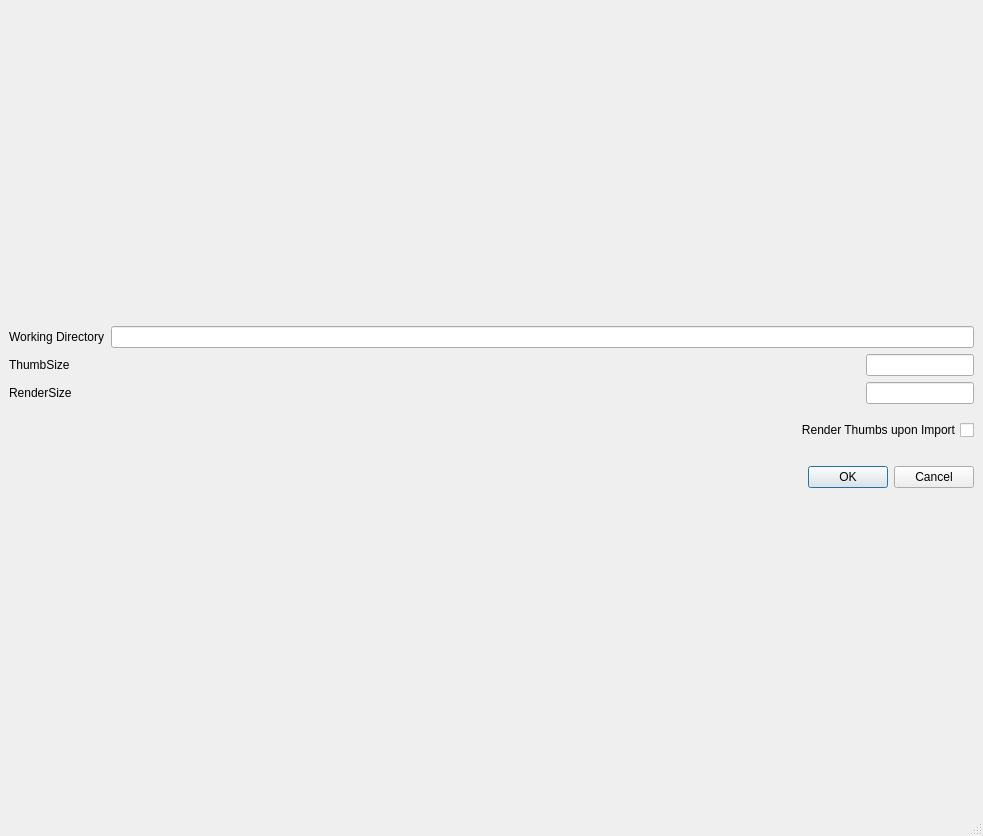
<?xml version="1.0" encoding="UTF-8"?>
<ui version="4.0">
 <class>MainWindow</class>
 <widget class="QMainWindow" name="MainWindow">
  <property name="geometry">
   <rect>
    <x>0</x>
    <y>0</y>
    <width>983</width>
    <height>836</height>
   </rect>
  </property>
  <property name="sizePolicy">
   <sizepolicy hsizetype="Preferred" vsizetype="Preferred">
    <horstretch>0</horstretch>
    <verstretch>0</verstretch>
   </sizepolicy>
  </property>
  <property name="minimumSize">
   <size>
    <width>500</width>
    <height>400</height>
   </size>
  </property>
  <property name="windowTitle">
   <string>MainWindow</string>
  </property>
  <widget class="QWidget" name="centralwidget">
   <property name="sizePolicy">
    <sizepolicy hsizetype="Expanding" vsizetype="Expanding">
     <horstretch>0</horstretch>
     <verstretch>0</verstretch>
    </sizepolicy>
   </property>
   <layout class="QVBoxLayout" name="verticalLayout">
    <item>
     <layout class="QVBoxLayout" name="verticalLayout_2">
      <item>
       <layout class="QHBoxLayout" name="horizontalLayout">
        <item>
         <widget class="QLabel" name="label">
          <property name="text">
           <string>Working Directory</string>
          </property>
         </widget>
        </item>
        <item>
         <widget class="QLineEdit" name="line_workdir">
          <property name="alignment">
           <set>Qt::AlignRight|Qt::AlignTrailing|Qt::AlignVCenter</set>
          </property>
         </widget>
        </item>
       </layout>
      </item>
      <item>
       <layout class="QHBoxLayout" name="horizontalLayout_2">
        <item>
         <widget class="QLabel" name="label_2">
          <property name="text">
           <string>ThumbSize</string>
          </property>
         </widget>
        </item>
        <item>
         <widget class="QLineEdit" name="line_thumbsize">
          <property name="sizePolicy">
           <sizepolicy hsizetype="Maximum" vsizetype="Fixed">
            <horstretch>0</horstretch>
            <verstretch>0</verstretch>
           </sizepolicy>
          </property>
          <property name="alignment">
           <set>Qt::AlignRight|Qt::AlignTrailing|Qt::AlignVCenter</set>
          </property>
         </widget>
        </item>
       </layout>
      </item>
      <item>
       <layout class="QHBoxLayout" name="horizontalLayout_4">
        <item>
         <widget class="QLabel" name="label_4">
          <property name="text">
           <string>RenderSize</string>
          </property>
         </widget>
        </item>
        <item>
         <widget class="QLineEdit" name="line_rendersize">
          <property name="sizePolicy">
           <sizepolicy hsizetype="Maximum" vsizetype="Fixed">
            <horstretch>0</horstretch>
            <verstretch>0</verstretch>
           </sizepolicy>
          </property>
          <property name="alignment">
           <set>Qt::AlignRight|Qt::AlignTrailing|Qt::AlignVCenter</set>
          </property>
         </widget>
        </item>
       </layout>
      </item>
      <item>
       <spacer name="verticalSpacer_2">
        <property name="orientation">
         <enum>Qt::Vertical</enum>
        </property>
        <property name="sizeType">
         <enum>QSizePolicy::Fixed</enum>
        </property>
        <property name="sizeHint" stdset="0">
         <size>
          <width>20</width>
          <height>10</height>
         </size>
        </property>
       </spacer>
      </item>
      <item>
       <widget class="QCheckBox" name="cbx_renderOnImport">
        <property name="layoutDirection">
         <enum>Qt::RightToLeft</enum>
        </property>
        <property name="text">
         <string>Render Thumbs upon Import</string>
        </property>
       </widget>
      </item>
      <item>
       <spacer name="verticalSpacer">
        <property name="orientation">
         <enum>Qt::Vertical</enum>
        </property>
        <property name="sizeType">
         <enum>QSizePolicy::Fixed</enum>
        </property>
        <property name="sizeHint" stdset="0">
         <size>
          <width>20</width>
          <height>20</height>
         </size>
        </property>
       </spacer>
      </item>
      <item>
       <widget class="QDialogButtonBox" name="buttonBox">
        <property name="standardButtons">
         <set>QDialogButtonBox::Cancel|QDialogButtonBox::Ok</set>
        </property>
       </widget>
      </item>
     </layout>
    </item>
   </layout>
  </widget>
  <widget class="QStatusBar" name="statusbar"/>
  <action name="action_HIP">
   <property name="text">
    <string>$HIP</string>
   </property>
  </action>
  <action name="action_HOME">
   <property name="text">
    <string>$HOME</string>
   </property>
  </action>
  <action name="actionCreate_Thumbs_for_Directory">
   <property name="text">
    <string>Recursively Create Thumbs for this Folder (slow)</string>
   </property>
  </action>
  <action name="actionRefresh_Current_Dir">
   <property name="text">
    <string>Recreate Thumbs for this Folder</string>
   </property>
  </action>
  <action name="actionClear_Thumb_Database">
   <property name="text">
    <string>Clear All Materials</string>
   </property>
  </action>
  <action name="action50">
   <property name="text">
    <string>50</string>
   </property>
  </action>
  <action name="actionAddFavourite">
   <property name="text">
    <string>Add Current Folder to Favourites</string>
   </property>
  </action>
  <action name="actionStartup">
   <property name="text">
    <string>Set Current Library as Default</string>
   </property>
  </action>
  <action name="actionRemFavourite">
   <property name="text">
    <string>Remove Current Folder from Favourites</string>
   </property>
  </action>
  <action name="action_updateAll">
   <property name="text">
    <string>Update All Materials</string>
   </property>
  </action>
  <action name="action_setDefault">
   <property name="text">
    <string>Set Current Library as Default</string>
   </property>
  </action>
  <action name="action_openLibrary">
   <property name="text">
    <string>Open Library</string>
   </property>
  </action>
  <action name="action_prefs">
   <property name="text">
    <string>Preferences</string>
   </property>
  </action>
 </widget>
 <resources/>
 <connections/>
</ui>
